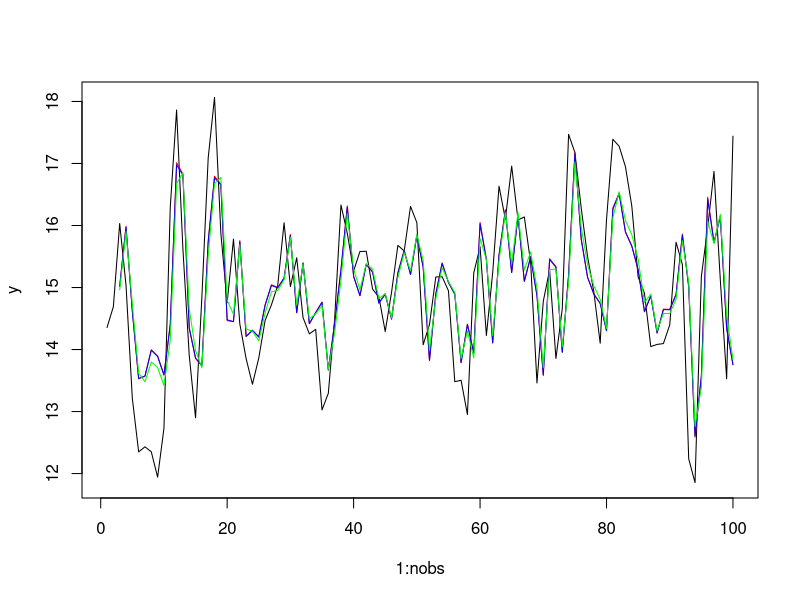

The R script that drew this image:
# AR2 estimators - why and how they differ
# Written by Jorge Paredes on Nov 2026. 

# [0] Preamble ----
library(dplyr); set.seed(1907)
nobs = 100 ; burn_in = 200

# [1] Data ----

## So an AR(2) has the form: y_t = b_0 + b_1 y_{t-1} + b_2 y_{t-2} + e_t, e_t ~ N(0, sigma^2)

## So we need that y_t follows a stationary process (so roots of the characteristic polinomial are out of unitary circle)
## The characteristic polinomial for this process is: 1 - b_1 z -b_2 z^2. Make it equal to zero to find the roots. 

## Let
b = matrix(c(
    9, # b_0
    0.9, #b_1 
    -0.5 #b_2
    ), ncol = 1)

sig2 = 1.2

## Stationarity Check [All have to be True]
b[2] + b[3] < 1; b[3] - b[2] < 1; abs(b[3]) <1

## Complex roots check
b[2]^2 + 4*b[3] < 0

## Generate the errors and the time series
e = matrix(rnorm(nobs+burn_in, 0, sqrt(sig2)), ncol = 1)

y = NULL; y[1] = b[1];  y[2] = b[1]
for(t in 3:(nobs+burn_in)){
    y[t] = b[1] + b[2] *y[t-1] + b[3]*y[t-2] + e[t]
}
y <- matrix(tail(y, nobs), ncol = 1)
e <- matrix(tail(e, nobs), ncol = 1)
rm(burn_in)

coefs <- c("b_0" = b[1], "b_1" = b[2], "b_2" = b[3], "sigma^2" = sig2)

# [2] OLS ----
Y = tail(y, -2)
x = matrix(c(rep(1, nobs), c(NA, y[-nobs]), c(NA, NA, y[1:(nobs-2)])),ncol = 3); X = tail(x,-2)

b_ols = solve(t(X) %*% X) %*% t(X) %*% Y

e_ols = Y - X %*% b_ols
sig2_ols = as.numeric((t(e_ols) %*% e_ols)/(nrow(X)-ncol(X)))
var_covar = sig2_ols * solve(t(X) %*% X)
se_ols = sqrt(diag(var_covar))
gamma_0_ols <- ((1-b_ols[3])*sig2_ols)/((1+b_ols[3])*( (1-b_ols[3])^2 -b_ols[2]^2))
R2_ols <- 1- sig2_ols/gamma_0_ols

coefs_ols <- c("b_0" = b_ols[1], "b_1" = b_ols[2], "b_2" = b_ols[3], "sigma^2" = sig2_ols)

# [3] Maximum Likelihood ----
## This is the exact maximum likelihood

negll <- function(theta, .Y, .X){
    # Unpack the components of the vector
    b <- theta[1:3]; sig2 <- theta[4]
    # Get the total number of periods (T)
    T <- length(.Y)
    # Make sure is a stationary process and has positive variance
    if(b[2] + b[3] >= 1| b[3] - b[2] >= 1| abs(b[3]) >= 1| sig2 <= 0) return(1e10)
    # compute the residuals from linear regression
    e = .Y[3:T] - .X %*% b
    # Compute mean, variance and autocovariance
    mu <- b[1]/(1-b[2]-b[3])
    gamma_0 <- ((1-b[3])*sig2)/((1+b[3])*( (1-b[3])^2 -b[2]^2))
    gamma_1 <- (b[2]*sig2)/((1+b[3])*( (1-b[3])^2 -b[2]^2))
    # Starting values of joint density
    Y_0 = .Y[1:2]; Sigma_0 = matrix(c(gamma_0, gamma_1, gamma_1, gamma_0), 2)
    mu_0 = matrix(c(mu, mu),ncol=1)
    # log-likelihood
    ll = -log(2*pi) - 0.5 * log(det(Sigma_0)) - 0.5*t(Y_0 - mu_0) %*% solve(Sigma_0)%*% (Y_0 - mu_0) - (T-2)/2* log(2* pi * sig2) - (t(e)%*%e)/(2*sig2) 
    # get it back
    return(-as.numeric(ll))
}
opt = optim(c(b_ols, sig2_ols), negll, .Y = y, .X = X, method = "BFGS", hessian = TRUE)
coefs_mle <- c("b_0" = opt$par[1], "b_1" = opt$par[2], "b_2" = opt$par[3], "sigma^2" = opt$par[4])
se_mle <- sqrt(diag(solve(opt$hessian)))
gamma_0_hat <- ((1-opt$par[3])*opt$par[4])/((1+opt$par[3])*( (1-opt$par[3])^2 -opt$par[2]^2))
R2_mle <- 1- opt$par[4]/gamma_0_hat

# [4] Bayesian estimation ----

## Set up
G <- 11000; burn <- 1000
draws <- matrix(NA, G, 4, dimnames = list(NULL, c("b_0", "b_1", "b_2", "sigma^2")))

## Define the prior
lam <- 0.3
m <- c(0,1,0)
V <- diag(c(100, lam^2, (lam/2)^2))
a <- 0.01; d <- 0.01
Vi <- solve(V); XX <- t(X) %*% X; XY <- t(X) %*% Y 
sig2_g <- sig2_ols

# Gibbs loop
for (g in 1:G) {
    V1 <- solve(Vi + XX/sig2_g)                             # posterior var of b
    m1 <- V1 %*% (Vi %*% m + XY/sig2_g)                     # posterior mean of b
    repeat {                                                # redraw until stationary
        b_g <- m1 + t(chol(V1)) %*% rnorm(3)
        if (b_g[2] + b_g[3] < 1 & b_g[3] - b_g[2] < 1 & abs(b_g[3]) < 1) break
    }
    e_g <- Y - X %*% b_g                                    # residuals at b_g
    sig2_g <- 1/rgamma(1, shape = a + nrow(X)/2, rate = d + sum(e_g^2)/2)  # sig2 ~ IG
    draws[g, ] <- c(b_g, sig2_g)                            # store
}
draws <- draws[-(1:burn), ]                                 # drop burn-in

## Posterior summaries
coefs_bayes <- colMeans(draws)                              # posterior mean
se_bayes <- apply(draws, 2, sd)                             # posterior sd
gamma_0_g <- ((1-draws[,3])*draws[,4])/((1+draws[,3])*((1-draws[,3])^2 - draws[,2]^2))
R2_bayes <- mean(1 - draws[,4]/gamma_0_g)                   # implied R2, averaged over draws

# Comparison ----
plot(1:nobs, y, type = 'l', col = 'black')
lines(3:nobs, X%*%b_ols, col = 'red')
lines(3:nobs, X%*%coefs_mle[1:3], col = 'blue')
lines(3:nobs, X%*%coefs_bayes[1:3], col ='green')

fmt <- function(b, se) c(rbind(sprintf("%.3f", b), ifelse(is.na(se), "", sprintf("(%.3f)", se))))  # coef row + (se) row
tab <- cbind(Truth = fmt(coefs, NA), OLS = fmt(coefs_ols, c(se_ols, NA)), MLE = fmt(coefs_mle, se_mle), Bayes = fmt(coefs_bayes, se_bayes))
rownames(tab) <- c(rbind(names(coefs), ""))
print(tab, quote = FALSE)
                                                                 
